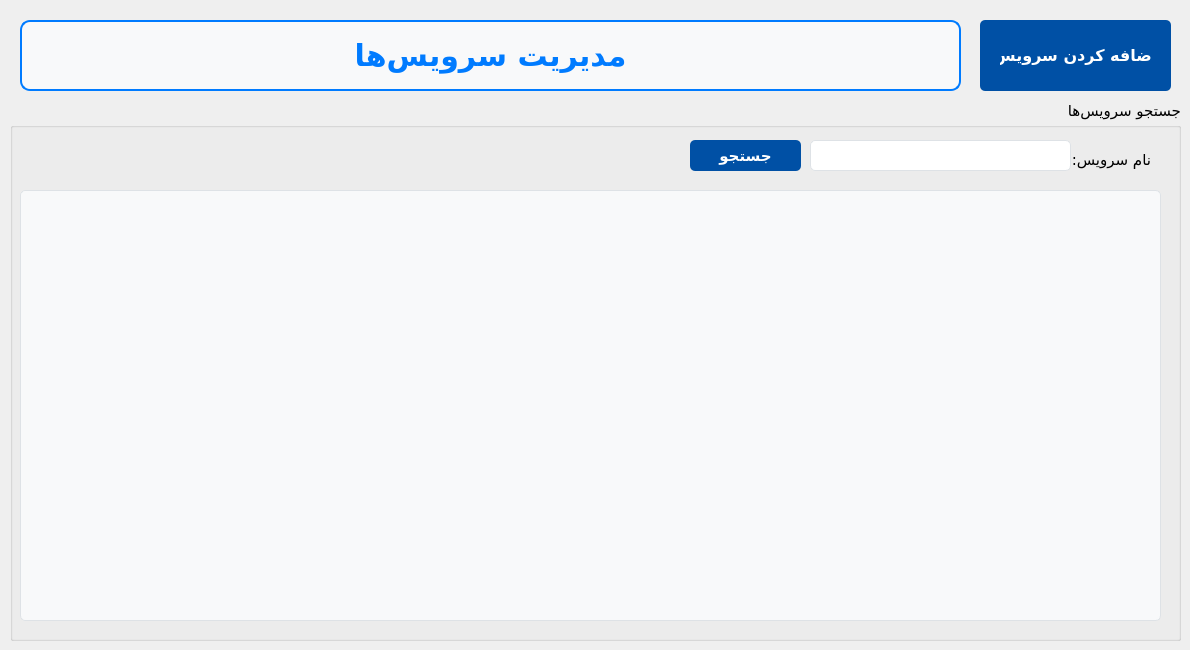
    <widget class="QWidget" name="services_tab">
     <attribute name="title">
      <string>سرویس‌ها</string>
     </attribute>
     <widget class="QGroupBox" name="groupBox_4">
      <property name="geometry">
       <rect>
        <x>10</x>
        <y>100</y>
        <width>1171</width>
        <height>541</height>
       </rect>
      </property>
      <property name="font">
       <font>
        <family>Vazirmatn Black</family>
        <pointsize>11</pointsize>
        <weight>50</weight>
        <bold>false</bold>
        <kerning>true</kerning>
       </font>
      </property>
      <property name="layoutDirection">
       <enum>Qt::LeftToRight</enum>
      </property>
      <property name="title">
       <string>جستجو سرویس‌ها</string>
      </property>
      <property name="alignment">
       <set>Qt::AlignRight|Qt::AlignTrailing|Qt::AlignVCenter</set>
      </property>
      <widget class="QPushButton" name="searchServices_btn">
       <property name="geometry">
        <rect>
         <x>680</x>
         <y>40</y>
         <width>111</width>
         <height>31</height>
        </rect>
       </property>
       <property name="styleSheet">
        <string notr="true">QPushButton {
    background-color: #0050a5; /* Bootstrap primary blue */
    color: white; /* White text */
    border: none;
    border-radius: 5px; /* Rounded corners */
    font-size: 15px; /* Font size */
    font-weight: bold; /* Bold text */
    text-align: center;
    text-decoration: none;
    box-shadow: 0 4px rgba(0, 0, 0, 0.2); /* Shadow */
    font-family: 'Vazirmatn', sans-serif; /* Font family */
}

QPushButton:hover {
    background-color: #0056b3; /* Darker blue on hover */
}

QPushButton:pressed {
    background-color: #004085; /* Even darker blue on press */
    box-shadow: 0 2px rgba(0, 0, 0, 0.2); /* Reduce shadow on press */
    transform: translateY(2px); /* Move button down on press */
}
</string>
       </property>
       <property name="text">
        <string>جستجو</string>
       </property>
      </widget>
      <widget class="QListWidget" name="services_lst">
       <property name="geometry">
        <rect>
         <x>10</x>
         <y>90</y>
         <width>1141</width>
         <height>431</height>
        </rect>
       </property>
       <property name="font">
        <font>
         <family>Vazirmatn,sans-serif</family>
         <pointsize>-1</pointsize>
        </font>
       </property>
       <property name="layoutDirection">
        <enum>Qt::RightToLeft</enum>
       </property>
       <property name="styleSheet">
        <string notr="true">/* Basic ListWidget styling */
QListWidget {
    background-color: #f8f9fa; /* Light grey background */
    border: 1px solid #dee2e6; /* Border color */
    border-radius: 5px; /* Rounded corners */
    padding: 5px; /* Padding inside the list */
    font-family: 'Vazirmatn', sans-serif; /* Font family */
    font-size: 17px; /* Font size */
    outline: 0; /* Remove focus indicator */
}

/* Item styling */
QListWidget::item {
    padding: 10px 15px; /* Padding for each item */
    margin: 5px 0; /* Margin between items */
    background-color: #ffffff; /* White background for items */
    border-radius: 5px; /* Rounded corners for items */
    color: #343a40; /* Dark grey text color */
    outline: 0; /* Remove focus indicator */
}

/* Hover effect for items */
QListWidget::item:hover {
    background-color: #e9ecef; /* Light grey background on hover */
}

/* Selected item styling */
QListWidget::item:selected {
    background-color: #0050a5;
	color: white;
}

/* Scroll bar styling */
QScrollBar:vertical {
    background: #f8f9fa; /* Light grey background for the scroll bar */
    width: 12px; /* Width of the vertical scroll bar */
    margin: 22px 0 22px 0; /* Margin to fit the top and bottom arrows */
    border: 1px solid #dee2e6; /* Border color */
    border-radius: 5px; /* Rounded corners */
}

QScrollBar::handle:vertical {
    background: #ced4da; /* Medium grey handle */
    min-height: 20px; /* Minimum height of the handle */
    border-radius: 5px; /* Rounded corners */
}

QScrollBar::add-line:vertical,
QScrollBar::sub-line:vertical {
    background: #ced4da; /* Medium grey for arrows */
    height: 20px;
    subcontrol-origin: margin;
    subcontrol-position: top;
    border-radius: 5px; /* Rounded corners */
}

QScrollBar::add-page:vertical, QScrollBar::sub-page:vertical {
    background: none;
}
</string>
       </property>
      </widget>
      <widget class="QLabel" name="label_11">
       <property name="geometry">
        <rect>
         <x>1060</x>
         <y>50</y>
         <width>81</width>
         <height>20</height>
        </rect>
       </property>
       <property name="text">
        <string>نام سرویس:</string>
       </property>
      </widget>
      <widget class="QLineEdit" name="serviceName_txtbox">
       <property name="geometry">
        <rect>
         <x>800</x>
         <y>40</y>
         <width>261</width>
         <height>31</height>
        </rect>
       </property>
       <property name="layoutDirection">
        <enum>Qt::RightToLeft</enum>
       </property>
       <property name="styleSheet">
        <string notr="true">/* Basic LineEdit styling */
QLineEdit {
    background-color: #ffffff; /* White background */
    border: 1px solid #dee2e6; /* Light grey border */
    border-radius: 5px; /* Rounded corners */
    font-family: 'Vazirmatn', sans-serif; /* Font family */
    font-size: 16px; /* Font size */
    color: #343a40; /* Dark grey text color */
    outline: none; /* Remove default outline */
}

/* Hover effect */
QLineEdit:hover {
    border: 1px solid #007bff; /* Blue border on hover */
}

/* Focus effect */
QLineEdit:focus {
    border: 1px solid #007bff; /* Blue border on focus */
}

/* Disabled state */
QLineEdit:disabled {
    background-color: #e9ecef; /* Light grey background when disabled */
    color: #6c757d; /* Grey text color when disabled */
}

</string>
       </property>
       <property name="locale">
        <locale language="Persian" country="Iran"/>
       </property>
       <property name="text">
        <string/>
       </property>
      </widget>
     </widget>
     <widget class="QPushButton" name="addServices_btn">
      <property name="geometry">
       <rect>
        <x>980</x>
        <y>20</y>
        <width>191</width>
        <height>71</height>
       </rect>
      </property>
      <property name="font">
       <font>
        <family>Vazirmatn,sans-serif</family>
        <pointsize>-1</pointsize>
        <weight>75</weight>
        <bold>true</bold>
        <underline>false</underline>
        <strikeout>false</strikeout>
       </font>
      </property>
      <property name="styleSheet">
       <string notr="true">QPushButton {
    background-color: #0050a5; /* Bootstrap primary blue */
    color: white; /* White text */
    border: none;
    border-radius: 5px; /* Rounded corners */
    padding: 10px 20px; /* Padding */
    font-size: 16px; /* Font size */
    font-weight: bold; /* Bold text */
    text-align: center;
    text-decoration: none;
    font-family: 'Vazirmatn', sans-serif; /* Font family */
}

QPushButton:hover {
    background-color: #0056b3; /* Darker blue on hover */
}

QPushButton:pressed {
    background-color: #004085; /* Even darker blue on press */
}
</string>
      </property>
      <property name="text">
       <string>اضافه کردن سرویس</string>
      </property>
     </widget>
     <widget class="QLabel" name="label_8">
      <property name="geometry">
       <rect>
        <x>20</x>
        <y>20</y>
        <width>941</width>
        <height>71</height>
       </rect>
      </property>
      <property name="font">
       <font>
        <family>A Rezvan-fat,sans-serif</family>
        <pointsize>-1</pointsize>
        <weight>75</weight>
        <bold>true</bold>
       </font>
      </property>
      <property name="layoutDirection">
       <enum>Qt::RightToLeft</enum>
      </property>
      <property name="autoFillBackground">
       <bool>false</bool>
      </property>
      <property name="styleSheet">
       <string notr="true">/* Basic styling for the company name label */
QLabel {
    color: #007bff; /* Bootstrap primary blue text color */
    font-family: 'A Rezvan-fat', sans-serif; /* Font family */
    font-size: 30px; /* Larger font size for prominence */
    font-weight: bold; /* Bold text */
    padding: 10px; /* Padding around the text */
    border: 2px solid #007bff; /* Optional: Border with the same blue color */
    border-radius: 10px; /* Rounded corners */
    background-color: #f8f9fa; /* Light grey background to make it stand out */
    text-align: center; /* Center-align the text */
}

/* Hover effect */
QLabe:hover {
    color: #0056b3; /* Darker blue on hover */
    border-color: #0056b3; /* Match border color on hover */
}
</string>
      </property>
      <property name="text">
       <string>مدیریت سرویس‌ها</string>
      </property>
      <property name="alignment">
       <set>Qt::AlignCenter</set>
      </property>
     </widget>
    </widget>
